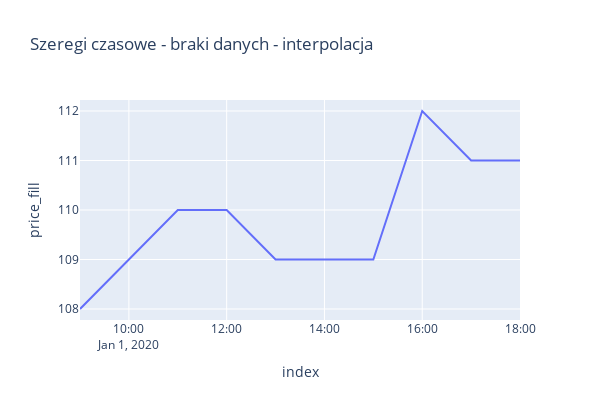

The notebook cell this image was saved under:
### Markdown cell above
### Forward fill - uzupełanianie ostatnią

### Code cell
df_plotly = df.reset_index()
df_plotly["price_fill"] = df_plotly["price"].ffill() #fillna(method='ffill')
px.line(df_plotly, 'index', 'price_fill', width=600, height=400, title='Szeregi czasowe - braki danych - ostatnią')

### Figure 1 — Plotly figure (JSON) as saved in the notebook; plotly's stock layout.template omitted (floating-point values rounded to 4 significant figures)
{"data": [{"hovertemplate": "index=%{x}<br>price_fill=%{y}<extra></extra>", "legendgroup": "", "line": {"color": "#636efa", "dash": "solid"}, "marker": {"symbol": "circle"}, "mode": "lines", "name": "", "orientation": "v", "showlegend": false, "type": "scatter", "x": ["2020-01-01T09:00:00.000000000", "2020-01-01T10:00:00.000000000", "2020-01-01T11:00:00.000000000", "2020-01-01T12:00:00.000000000", "2020-01-01T13:00:00.000000000", "2020-01-01T14:00:00.000000000", "2020-01-01T15:00:00.000000000", "2020-01-01T16:00:00.000000000", "2020-01-01T17:00:00.000000000", "2020-01-01T18:00:00.000000000"], "xaxis": "x", "y": [108.0, 109.0, 110.0, 110.0, 109.0, 109.0, 109.0, 112.0, 111.0, 111.0], "yaxis": "y"}], "layout": {"height": 400, "legend": {"tracegroupgap": 0}, "title": {"text": "Szeregi czasowe - braki danych - interpolacja"}, "width": 600, "xaxis": {"anchor": "y", "domain": [0, 1], "title": {"text": "index"}}, "yaxis": {"anchor": "x", "domain": [0, 1], "title": {"text": "price_fill"}}}}
